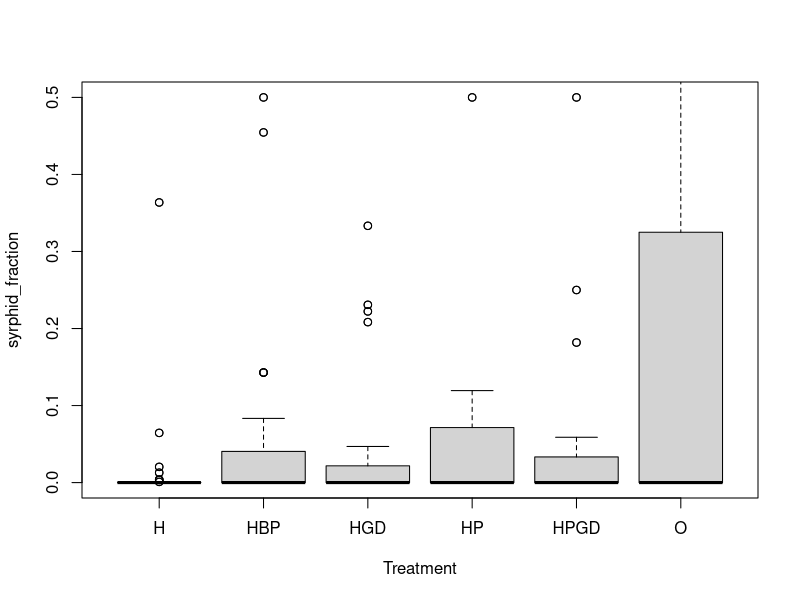
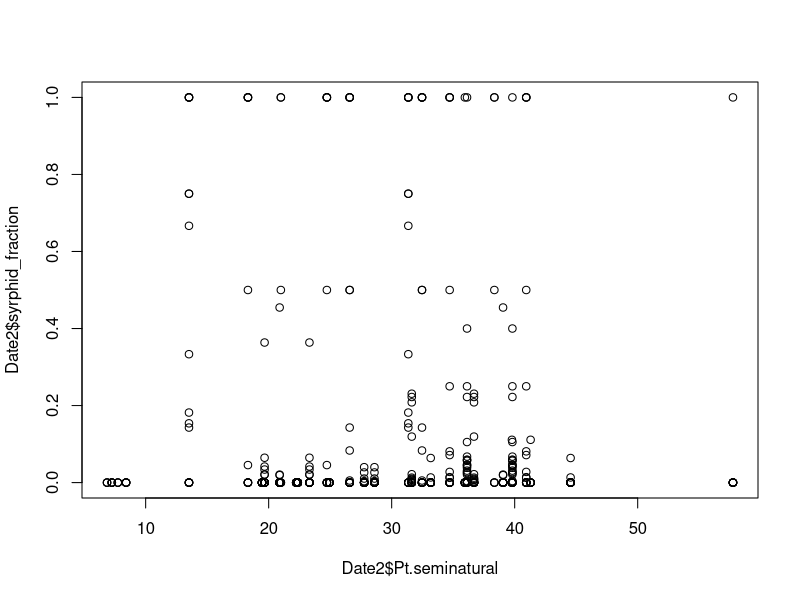
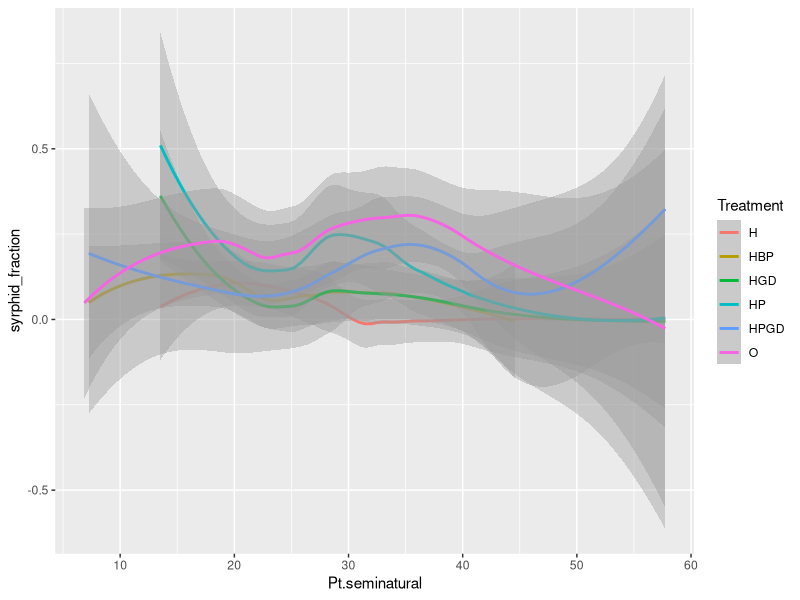

Write the R code that produced these figures, in order.
Data1 <- read.table("Project data.csv", header = TRUE, dec = ",", sep =";")
Date_1 <- Data1[Data1$Date == "1", ]
syrphid_fraction <- (Date_1$syrphidl_p /((Date_1$aphid_live)+(Date_1$syrphidl_p)))
Date_1$syrphid_fraction <- syrphid_fraction

Date2 <- subset(Date_1, BUFF_DIST ==200 | BUFF_DIST ==900)


boxplot(syrphid_fraction ~ Treatment, data = Date2, ylim =c(0,0.5))


# lm using Date_1
lm1 <- lm(Date_1$syrphid_fraction ~ Date_1$Pt.seminatural)
plot(Date2$syrphid_fraction ~ Date2$Pt.seminatural)

# ggplot (d1)
library(ggplot2)
ggplot(Date2, aes(x= Pt.seminatural, y= syrphid_fraction, 
                   color = Treatment)) +
  geom_smooth() 

